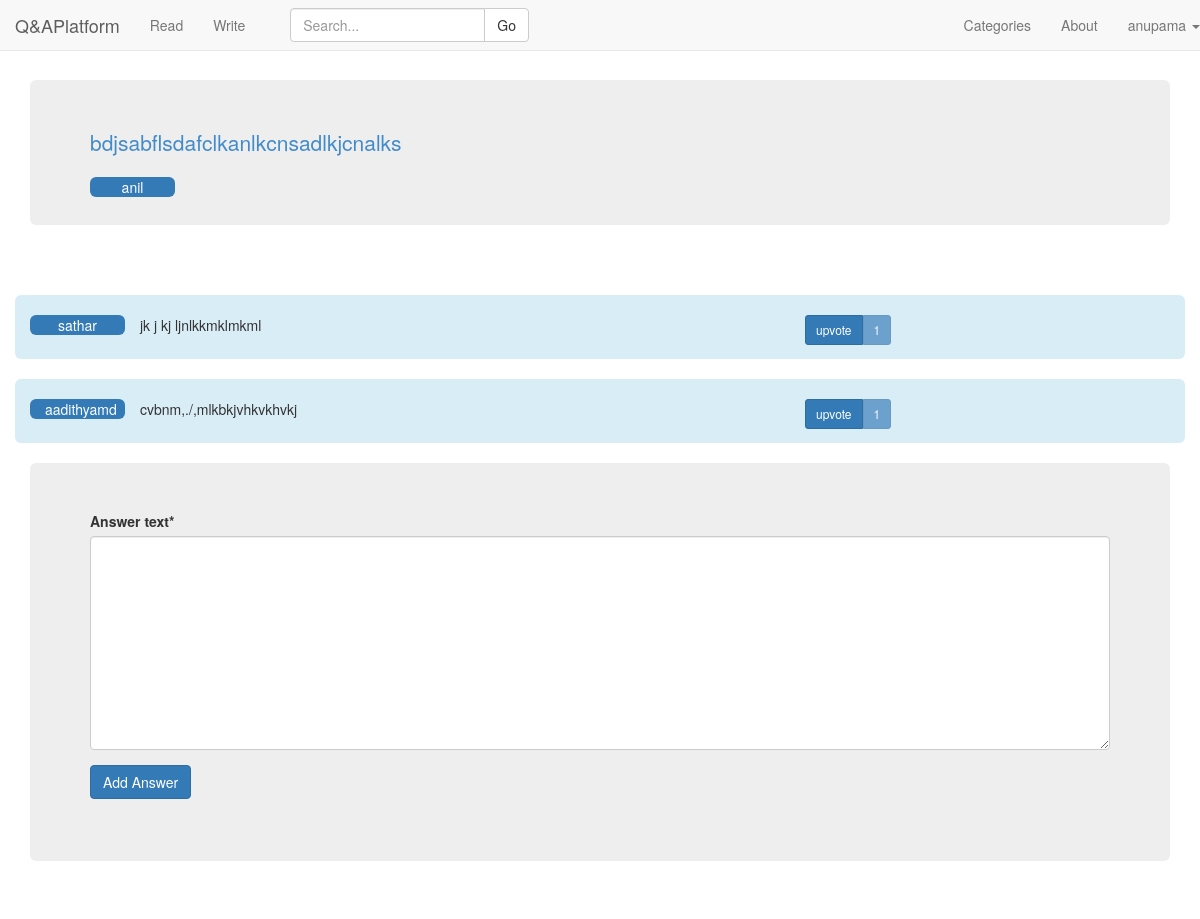
/write/50 (signed in), run on the app's committed database.
### QA/models.py (models this page shows, shortened)
class Question(models.Model):
	question_text = models.TextField(blank=False,null=True)
	follow = models.IntegerField(default=0)
	author = models.ForeignKey(Customuser)
	upload = models.FileField(upload_to='uploads/%Y/%m/%d/',blank=True,null=True) #if null is true then NULL is set if no value
	timestamp = models.DateTimeField(auto_now_add=True, auto_now=False)# but in forms, set blank=True,form can be left.
	updated = models.DateTimeField(auto_now_add=False, auto_now=True)
	category1 = models.ForeignKey(Categories,blank=True,null=True,related_name='category1')
	category2 = models.ForeignKey(Categories,blank=True,null=True,related_name='category2')
	category3 = models.ForeignKey(Categories,blank=True,null=True,related_name='category3')
	category4 = models.ForeignKey(Categories,blank=True,null=True,related_name='category4')
	class Meta:
		ordering = ['follow','-timestamp']

class Answer(models.Model):
	answer_text = models.TextField(blank=False,null=True)
	timestamp = models.DateTimeField(auto_now_add=True, auto_now=False)
	question = models.ForeignKey(Question)
	author = models.ForeignKey(Customuser)
	upvotes = models.IntegerField(default=0)
	faculty_upvote = models.IntegerField(default=0)
	verify = models.BooleanField(default=False)

### QA/views.py (the view)
# urls.py: url(r'^write/(?P<question_id>[0-9]*)$',QA.views.detail ,name='question_id'), ##
@login_required
def detail(request, question_id):
	if request.user.is_superuser:
		return HttpResponseRedirect('/report')
	answer = Answer.objects.filter(question = question_id)
	ques = Question.objects.get(pk=question_id)
	question = Question.objects.filter(pk=question_id) #list obtained for iteration in template
	current_users_upvoted_content = Upvote.objects.filter(upvoted_user=request.user)
	current_users_upvoted_answers = []
	for i in current_users_upvoted_content:
		current_users_upvoted_answers.append(i.answer)
	title = "Question is "
	author = Customuser.objects.get(username=request.user.username)
	if request.method == 'POST' and (request.POST.get("submit","") == "upvote" or request.POST.get("submit","") == "upvoted"):
		answer_id = request.POST.get("answer_id","")
		answer = Answer.objects.get(pk=answer_id)
		User = request.user
		if Upvote.objects.filter(upvoted_user=User,answer=answer).exists():
			up = Upvote.objects.get(upvoted_user=User,answer=answer)
			up.delete()
			answer.upvotes-=1
			if request.user.is_staff:
				answer.faculty_upvote-=1
			answer.save()
		else:
			vote = Upvote(upvoted_user=User,answer=answer,question=answer.question)
			answer.upvotes+=1
			if request.user.is_staff:
				answer.faculty_upvote+=1
			answer.save()
			vote.save()
		return HttpResponseRedirect('/write/%s' % str(question_id))
	if request.user.is_authenticated:
		if request.method == 'POST' and request.POST.get("submit","") == "delete":
			answer_id = request.POST.get("answer_id","")
			answer = Answer.objects.get(pk=answer_id)
			if request.user.is_staff or request.user.username==answer.author.username:
				answer.delete()
			return HttpResponseRedirect('/write/%s' % str(question_id))
		if request.method == 'POST' and request.POST.get("submit","") == "Delete Question":
			question_id = request.POST.get("question_id","")
			print question_id
			question = Question.objects.get(pk=question_id)
			if request.user.is_staff or request.user.username==question.author.username:
				question.delete()
			return HttpResponseRedirect('/write/')
	if request.method == 'POST' and request.POST.get("submit","") == "Add Answer":
		form = add_Answer_Form(data=request.POST)
		if form.is_valid():
			ans = Answer(answer_text=form.clean_text(),question=ques,author=author)
			ans.save()
			return HttpResponseRedirect('/write/%s' % str(question_id))
	elif request.method == 'POST' and (request.POST.get("submit","") == "verify" or request.POST.get("submit","") == "verified") :
		if request.user.is_authenticated() and request.user.is_staff:
			answer_id = request.POST.get("answer_id","")
			ans = Answer.objects.get(pk=answer_id)
			if ans.verify == False:
				ans.verify = True
			else:
				ans.verify = False
			ans.save()
			form = add_Answer_Form()
			return render(request, 'staff_detail.html', {"template_title":title,"answer":answer,
			'form':form,'question': question,'check_upvoted_already': current_users_upvoted_answers })
	if request.user.is_authenticated():
		if request.user.is_staff:
			form = add_Answer_Form()
			return render(request, 'staff_detail.html', {"template_title":title,"answer":answer,
			'form':form,'question': question,'check_upvoted_already': current_users_upvoted_answers })
	form = add_Answer_Form()
	return render(request, 'detail.html', {"template_title":title,"answer":answer,
			'form':form,'question': question,'check_upvoted_already': current_users_upvoted_answers })

### QA/forms.py (shortened to what this page needs)
class add_Answer_Form(forms.ModelForm):
	class Meta:
		model = Answer
		fields = ['answer_text']

### QA/models.py (called while the page is built)
	def __str__(self):
		return self.username

### QA/templates/detail.html (shortened to what this page needs)
{% extends 'base.html' %}
{% load crispy_forms_tags %}
{% block question_container %}
{% for i in question %}
  <div class="container">
  	<div class="jumbotron">
      <a class="lead" href="{{i.pk}}">{{i.question_text}}</a><br>
      <br>
      <div class="col-md-1 bg-primary img-rounded text-center word-wrap">
        {{i.author}}
      </div>
    </div>
  </div>
{% endfor %}
{% endblock %}
{% block answer_container %}
{% for i in answer %}
  <br>
  <div class="container img-rounded bg-info"><br>
      <div class="col-md-1 bg-primary img-rounded text-center word-wrap">
        {{i.author}}
      </div>
       <div class="col-md-7 ">  {{i.answer_text}} </div>
      <div class="col-md-2 ">
        <form method='POST' action=''>
        {% if i in check_upvoted_already  %}
          <div class="btn-group">
            <input type="submit" name='submit' class="btn btn-default btn-sm " value='upvoted'/>
            <input type="hidden" name="answer_id" value="{{i.pk}}" />
            <button type="button" class="btn btn-default btn-sm disabled ">{{i.upvotes}}</button>
          </div>
        {% else %}
          <div class="btn-group">
            <input class='btn btn-primary btn-sm' name='submit' type='submit' value='upvote'/>
            <button class="btn btn-primary btn-sm disabled">{{i.upvotes}}</button>
          </div>
        {% endif %}
        </form>
  		</div>
  </div>
{% endfor %}
{% endblock %}
{% block home_container %}
<br>
{% endblock %}
{% block read_container %}
<br>
<div class="container">
  <div class="jumbotron">
    <div class="row">
       <div class="col-md-12 ">
        <form method='POST' action=''>
          {{ form | crispy }}
          <input class='btn btn-primary' name='submit' type='submit' value='Add Answer'/>
        </form>
        </div>
    </div>
  </div>
</div>
{% endblock %}

### QA/templates/navbar.html (shortened to what this page needs)
<nav class="navbar navbar-default navbar-fixed-top" role="navigation">
  <div class="navbar-header">
   <a class="navbar-brand" href="{% url 'home' %}">Q&amp;APlatform</a>
  </div>
{% if user.is_authenticated %}
{% if user.is_superuser %}
  <div class="collapse navbar-collapse" id="bs-example-navbar-collapse-1">
    <ul class="nav navbar-nav">
      <li><a href="{% url 'report' %}">Report</a></li>
    </ul>
    <ul class="nav navbar-nav navbar-right">
      <li><a href="{% url 'about' %}">About</a></li>
      <li class="dropdown">
        <a href="#" class="dropdown-toggle" data-toggle="dropdown">{{request.user.username}} <b class="caret"></b></a>
        <ul class="dropdown-menu">
          <li><a href="/admin">Settings</a></li>
          <li class="divider"></li>
          <li><a href="/admin/logout">Log Out</a></li>
        </ul>
      </li>
    </ul>
  </div>
{% else %}
 <div class="collapse navbar-collapse" id="bs-example-navbar-collapse-1">
   <ul class="nav navbar-nav">
     <li><a href="{% url 'read' %}">Read</a></li>
     <li><a href="{% url 'write' %}">Write</a></li>
   </ul>
   <div class="col-sm-3 col-md-3">
       <form class="navbar-form" type="get" action="{% url 'search' %}" >
       <div class="input-group">
           <input id="search_box" type="text" name="search_box"  placeholder="Search..." class="form-control" >
           <div class="input-group-btn">
               <button id="search_submit" class="btn btn-default" type="submit">Go</button>
           </div>
       </div>
       </form>
   </div>
   <ul class="nav navbar-nav navbar-right">
     <li><a href="/categories">Categories</a></li>
     <li><a href="{% url 'about' %}">About</a></li>
     <li class="dropdown">
       <a href="#" class="dropdown-toggle" data-toggle="dropdown">{{request.user.first_name}} <b class="caret"></b></a>
     </li>
   </ul>
 </div>
 {% endif %}
{% else %}
  <div class="collapse navbar-collapse" id="bs-example-navbar-collapse-1">
    <ul class="nav navbar-nav navbar-right">
      <li><a href="{% url 'about' %}">About</a></li>
    </ul>
  </div>
{% endif %}
</nav>

### static/our_static/css/navbar-static-top.css (style rules this page uses)
body { min-height: 2000px; }

### data on the page
Question: question_text "bdjsabflsdafclkanlkcnsadlkjcnalks", author "anil"
Answer: author "sathar", answer_text "jk j kj ljnlkkmklmkml", upvotes "1"
Answer: author "aadithyamd", answer_text "cvbnm,./,mlkbkjvhkvkhvkj", upvotes "1"

### other printed values
{{ request.user.first_name }} "anupama"
